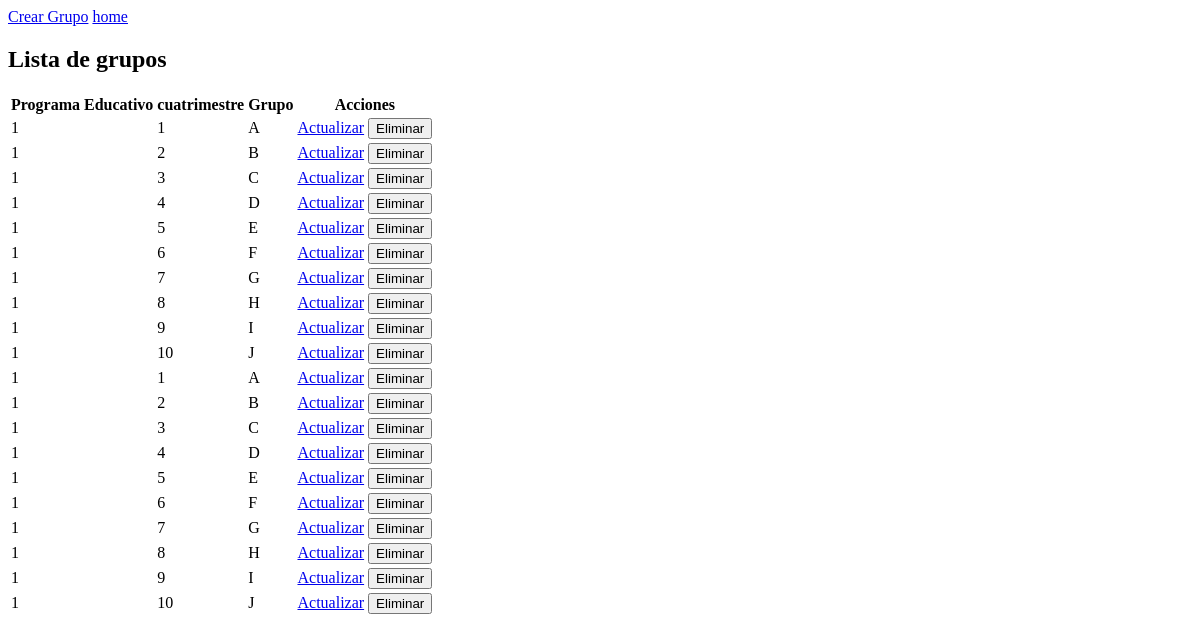
Before: /grupos/ with the older database file.
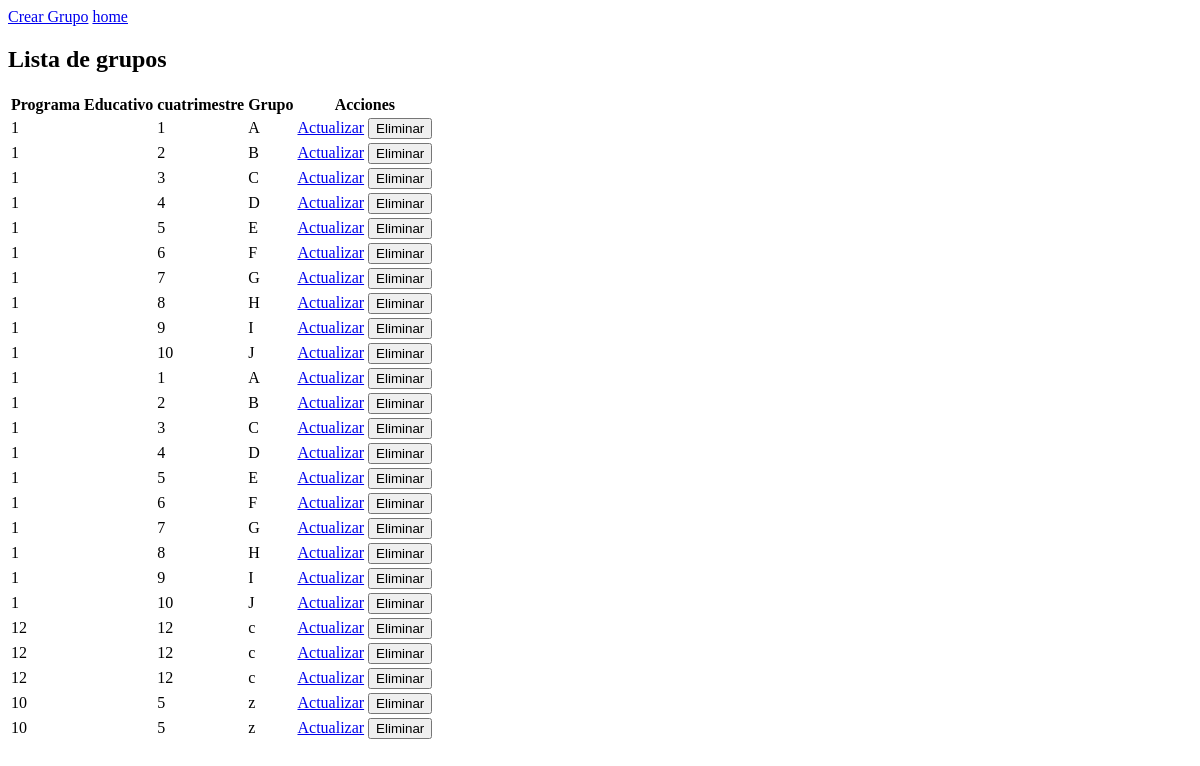
After: the same page with the newer database file.
### Proyecto/models.py (models this page shows)
class Grupo(models.Model):
    idProgramaEducativo = models.IntegerField()
    cuatrimestre = models.IntegerField(null=True,blank=True)
    grupoLetra =models.CharField(max_length=1)

### Proyecto/views.py (the view)
# urls.py: path('grupos/',views.grupos, name='grupos'),
def grupos(request):
    grupos = Grupo.objects.all()
    return render(request, 'grupos.html', {'grupos': grupos})

### Proyecto/Templates/grupos.html (shortened to what this page needs)
<!DOCTYPE html>
<html lang="en">
<head>
</head>
<body>
    <a href="{% url 'create_grupo' %}" class="btn btn-danger mt-3">Crear Grupo</a>
    <a href="{% url 'home' %}" class="btn btn-danger mt-3">home</a>
    <div class="container mt-4">
        <h2 class="text-center">Lista de grupos</h2>
        <div class="table-responsive rounded">
            <table id="tablaHerramientas" class="table table-bordered table-striped">
                <thead class="thead-dark">
                    <tr>
                        <th>Programa Educativo</th>
                        <th>cuatrimestre</th>
                        <th>Grupo</th>
                        <th>Acciones</th>
                    </tr>
                </thead>
                <tbody>
                    {% for Grupo in grupos %}
                    <tr>
                        <td>{{ Grupo.idProgramaEducativo }}</td>
                        <td>{{ Grupo.cuatrimestre }}</td>
                        <td>{{ Grupo.grupoLetra }}</td>
                        <td>
                            <a href="{% url 'update_grupo' Grupo.id %}" class="btn btn-primary">Actualizar</a>
                            <form action="{% url 'delete_grupo' Grupo.id %}" method="post" style="display: inline;">
                                <button type="submit" class="btn btn-danger">Eliminar</button>
                            </form>
                        </td>
                    </tr>
                    {% endfor %}
                </tbody>
            </table>
        </div>
    </div>
</body>
</html>

Changed rows visible on the page:
added Grupo: idProgramaEducativo "12", cuatrimestre "12", grupoLetra "c"
added Grupo: idProgramaEducativo "12", cuatrimestre "12", grupoLetra "c"
added Grupo: idProgramaEducativo "12", cuatrimestre "12", grupoLetra "c"
added Grupo: idProgramaEducativo "10", cuatrimestre "5", grupoLetra "z"
added Grupo: idProgramaEducativo "10", cuatrimestre "5", grupoLetra "z"
